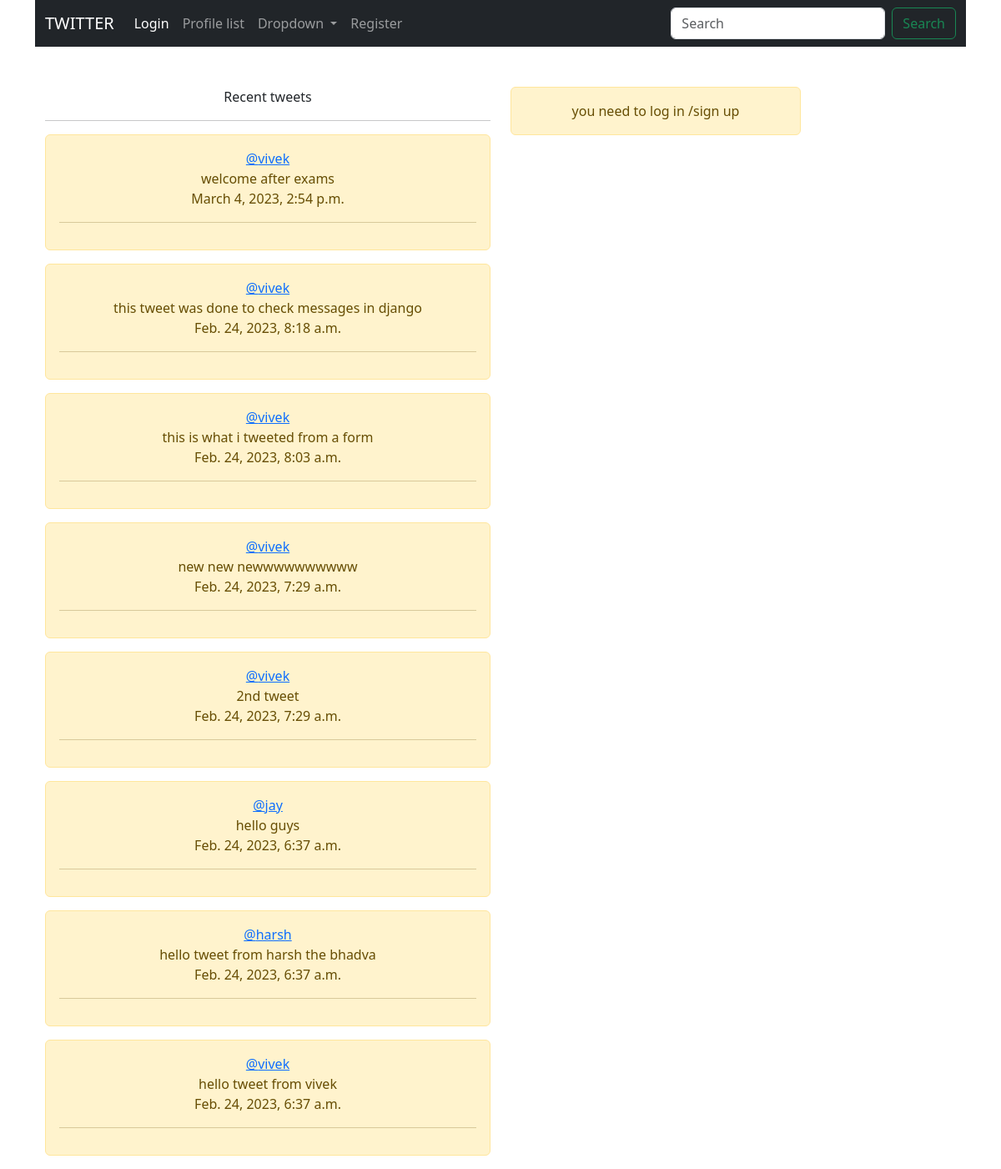
The page / on the database its author committed.
### tweet/models.py (models this page shows, shortened)
class Tweet(models.Model):
    user=models.ForeignKey(User,on_delete=models.CASCADE)
    body=models.CharField(max_length=300,null=False,blank=False)
    created=models.DateTimeField(auto_now_add=True)

### tweet/views.py (the view, shortened to what this page needs)
# urls.py: path('',home,name='home'),
def home(request):
    form=Tweetform()
    tweet=Tweet.objects.all().order_by('-created')
    context={'tweet':tweet,'form':form}
    if request.method=='GET':
        return render(request,'home.html',context)

### tweet/forms.py
class Tweetform(forms.ModelForm):
    body=forms.CharField(widget=forms.widgets.Textarea(
        attrs={'placeholder':'ENTER YOUR TWWET','class':'form-control'}
    ))
    class Meta:
        model=Tweet
        exclude=['user']

### tweet/templates/home.html
{% extends 'base.html' %}
{% block content %}
<div class="container text-center">
    <div class="row">
        <div class="col-6">
            Recent tweets<br><hr>
            {% for t in tweet %}
                <div class="alert alert-warning" role="alert">
                <a href="{% url 'profile' t.user.id %}"  > @{{t.user.username}}</a>
                    <br>{{t.body}}<br>{{t.created|date:'DATETIME_FORMAT'}}<hr>
            </div>
            {% endfor %}
        </div>
        <div class="col-4">
            {% if user.is_authenticated %}
            <form method="post">
                {% csrf_token %}
                {{form.as_p}}
                <button type="submit" class="btn btn-success">TWEET</button>
            </form>
            {% else %}
                <div class="alert alert-warning" role="alert">
                    you need to log in /sign up
                </div>
            {% endif %}
        </div>
     </div>
</div>
{% endblock %}

### rows shown on the page
Tweet: user.username "vivek", body "welcome after exams", created "March 4, 2023, 2:54 p.m."
Tweet: user.username "vivek", body "this tweet was done to check messages in django", created "Feb. 24, 2023, 8:18 a.m."
Tweet: user.username "vivek", body "this is what i tweeted from a form", created "Feb. 24, 2023, 8:03 a.m."
Tweet: user.username "vivek", body "new new newwwwwwwwww", created "Feb. 24, 2023, 7:29 a.m."
Tweet: user.username "vivek", body "2nd tweet", created "Feb. 24, 2023, 7:29 a.m."
Tweet: user.username "jay", body "hello guys", created "Feb. 24, 2023, 6:37 a.m."
Tweet: user.username "harsh", body "hello tweet from harsh the bhadva", created "Feb. 24, 2023, 6:37 a.m."
Tweet: user.username "vivek", body "hello tweet from vivek", created "Feb. 24, 2023, 6:37 a.m."
